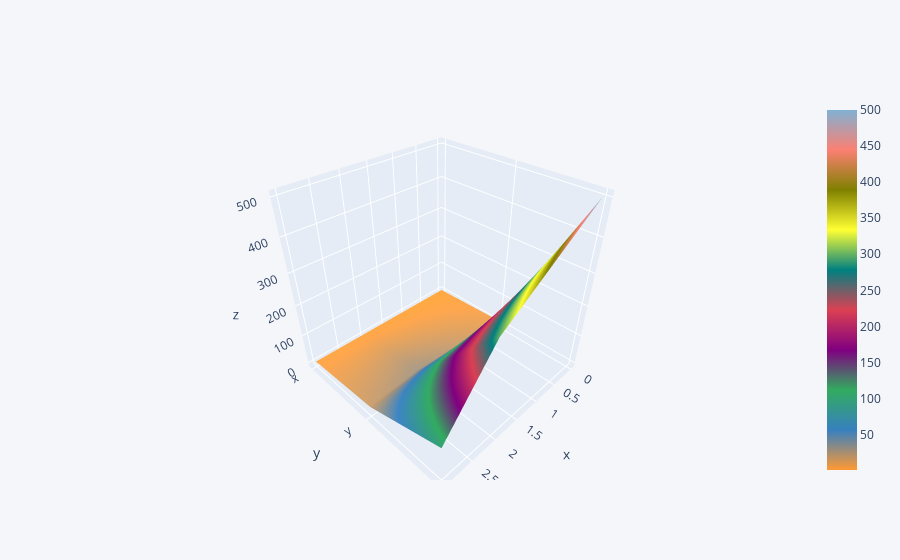

Source (notebook cell):
### Code cell
df3.iplot('surface')

### Figure 1 — Plotly figure (JSON) as saved in the notebook; plotly's stock layout.template omitted (floating-point values rounded to 4 significant figures)
{"data": [{"colorscale": [[0, "rgb(255, 153, 51)"], [0.1111, "rgb(55, 128, 191)"], [0.2222, "rgb(50, 171, 96)"], [0.3333, "rgb(128, 0, 128)"], [0.4444, "rgb(219, 64, 82)"], [0.5556, "rgb(0, 128, 128)"], [0.6667, "rgb(255, 255, 51)"], [0.7778, "rgb(128, 128, 0)"], [0.8889, "rgb(251, 128, 114)"], [1, "rgb(128, 177, 211)"]], "type": "surface", "x": [0, 1, 2, 3], "y": ["x", "y", "z"], "z": [[1, 2, 3, 4], [10, 20, 30, 20], [500, 400, 300, 100]]}], "layout": {"legend": {"bgcolor": "#F5F6F9", "font": {"color": "#4D5663"}}, "paper_bgcolor": "#F5F6F9", "plot_bgcolor": "#F5F6F9", "title": {"font": {"color": "#4D5663"}}, "xaxis": {"gridcolor": "#E1E5ED", "showgrid": true, "tickfont": {"color": "#4D5663"}, "title": {"font": {"color": "#4D5663"}, "text": ""}, "zerolinecolor": "#E1E5ED"}, "yaxis": {"gridcolor": "#E1E5ED", "showgrid": true, "tickfont": {"color": "#4D5663"}, "title": {"font": {"color": "#4D5663"}, "text": ""}, "zerolinecolor": "#E1E5ED"}}}
